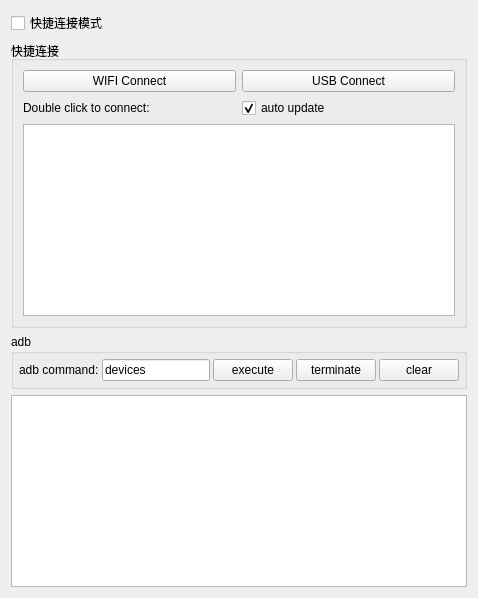
    <widget class="QWidget" name="leftWidget" native="true">
     <property name="sizePolicy">
      <sizepolicy hsizetype="Preferred" vsizetype="Preferred">
       <horstretch>0</horstretch>
       <verstretch>0</verstretch>
      </sizepolicy>
     </property>
     <layout class="QVBoxLayout" name="verticalLayout_5">
      <item>
       <widget class="QCheckBox" name="useSingleModeCheck">
        <property name="sizePolicy">
         <sizepolicy hsizetype="Preferred" vsizetype="Maximum">
          <horstretch>0</horstretch>
          <verstretch>0</verstretch>
         </sizepolicy>
        </property>
        <property name="styleSheet">
         <string notr="true"/>
        </property>
        <property name="text">
         <string>快捷连接模式</string>
        </property>
        <property name="checked">
         <bool>false</bool>
        </property>
       </widget>
      </item>
      <item>
       <widget class="QGroupBox" name="simpleGroupBox">
        <property name="sizePolicy">
         <sizepolicy hsizetype="Preferred" vsizetype="Preferred">
          <horstretch>0</horstretch>
          <verstretch>0</verstretch>
         </sizepolicy>
        </property>
        <property name="title">
         <string>快捷连接</string>
        </property>
        <property name="checkable">
         <bool>false</bool>
        </property>
        <layout class="QVBoxLayout" name="verticalLayout_4">
         <item>
          <layout class="QHBoxLayout" name="horizontalLayout_9">
           <item>
            <widget class="QPushButton" name="wifiConnectBtn">
             <property name="sizePolicy">
              <sizepolicy hsizetype="Preferred" vsizetype="Maximum">
               <horstretch>0</horstretch>
               <verstretch>0</verstretch>
              </sizepolicy>
             </property>
             <property name="text">
              <string>WIFI Connect</string>
             </property>
            </widget>
           </item>
           <item>
            <widget class="QPushButton" name="usbConnectBtn">
             <property name="sizePolicy">
              <sizepolicy hsizetype="Preferred" vsizetype="Maximum">
               <horstretch>0</horstretch>
               <verstretch>0</verstretch>
              </sizepolicy>
             </property>
             <property name="text">
              <string>USB Connect</string>
             </property>
            </widget>
           </item>
          </layout>
         </item>
         <item>
          <layout class="QHBoxLayout" name="horizontalLayout_13">
           <property name="topMargin">
            <number>0</number>
           </property>
           <item>
            <widget class="QLabel" name="label_10">
             <property name="sizePolicy">
              <sizepolicy hsizetype="Preferred" vsizetype="Preferred">
               <horstretch>0</horstretch>
               <verstretch>0</verstretch>
              </sizepolicy>
             </property>
             <property name="text">
              <string>Double click to connect:</string>
             </property>
            </widget>
           </item>
           <item>
            <widget class="QCheckBox" name="autoUpdatecheckBox">
             <property name="sizePolicy">
              <sizepolicy hsizetype="Preferred" vsizetype="Preferred">
               <horstretch>0</horstretch>
               <verstretch>0</verstretch>
              </sizepolicy>
             </property>
             <property name="text">
              <string>auto update</string>
             </property>
             <property name="checked">
              <bool>true</bool>
             </property>
            </widget>
           </item>
          </layout>
         </item>
         <item>
          <widget class="QListWidget" name="connectedPhoneList">
           <property name="sizePolicy">
            <sizepolicy hsizetype="Preferred" vsizetype="Preferred">
             <horstretch>0</horstretch>
             <verstretch>0</verstretch>
            </sizepolicy>
           </property>
          </widget>
         </item>
        </layout>
       </widget>
      </item>
      <item>
       <widget class="QGroupBox" name="adbGroupBox">
        <property name="sizePolicy">
         <sizepolicy hsizetype="Preferred" vsizetype="Maximum">
          <horstretch>0</horstretch>
          <verstretch>0</verstretch>
         </sizepolicy>
        </property>
        <property name="title">
         <string notr="true">adb</string>
        </property>
        <layout class="QHBoxLayout" name="horizontalLayout_2">
         <property name="spacing">
          <number>3</number>
         </property>
         <property name="leftMargin">
          <number>5</number>
         </property>
         <property name="topMargin">
          <number>5</number>
         </property>
         <property name="rightMargin">
          <number>5</number>
         </property>
         <property name="bottomMargin">
          <number>5</number>
         </property>
         <item>
          <widget class="QLabel" name="label_7">
           <property name="sizePolicy">
            <sizepolicy hsizetype="Maximum" vsizetype="Preferred">
             <horstretch>0</horstretch>
             <verstretch>0</verstretch>
            </sizepolicy>
           </property>
           <property name="text">
            <string>adb command:</string>
           </property>
           <property name="buddy">
            <cstring>adbCommandEdt</cstring>
           </property>
          </widget>
         </item>
         <item>
          <widget class="QLineEdit" name="adbCommandEdt">
           <property name="sizePolicy">
            <sizepolicy hsizetype="MinimumExpanding" vsizetype="Preferred">
             <horstretch>0</horstretch>
             <verstretch>0</verstretch>
            </sizepolicy>
           </property>
           <property name="text">
            <string notr="true">devices</string>
           </property>
          </widget>
         </item>
         <item>
          <widget class="QPushButton" name="adbCommandBtn">
           <property name="sizePolicy">
            <sizepolicy hsizetype="Maximum" vsizetype="Preferred">
             <horstretch>0</horstretch>
             <verstretch>0</verstretch>
            </sizepolicy>
           </property>
           <property name="text">
            <string>execute</string>
           </property>
          </widget>
         </item>
         <item>
          <widget class="QPushButton" name="stopAdbBtn">
           <property name="sizePolicy">
            <sizepolicy hsizetype="Maximum" vsizetype="Preferred">
             <horstretch>0</horstretch>
             <verstretch>0</verstretch>
            </sizepolicy>
           </property>
           <property name="text">
            <string>terminate</string>
           </property>
          </widget>
         </item>
         <item>
          <widget class="QPushButton" name="clearOut">
           <property name="sizePolicy">
            <sizepolicy hsizetype="Maximum" vsizetype="Preferred">
             <horstretch>0</horstretch>
             <verstretch>0</verstretch>
            </sizepolicy>
           </property>
           <property name="text">
            <string>clear</string>
           </property>
          </widget>
         </item>
        </layout>
       </widget>
      </item>
      <item>
       <widget class="QTextEdit" name="outEdit">
        <property name="sizePolicy">
         <sizepolicy hsizetype="Preferred" vsizetype="Preferred">
          <horstretch>0</horstretch>
          <verstretch>0</verstretch>
         </sizepolicy>
        </property>
        <property name="focusPolicy">
         <enum>Qt::NoFocus</enum>
        </property>
        <property name="documentTitle">
         <string/>
        </property>
        <property name="readOnly">
         <bool>true</bool>
        </property>
       </widget>
      </item>
     </layout>
    </widget>
